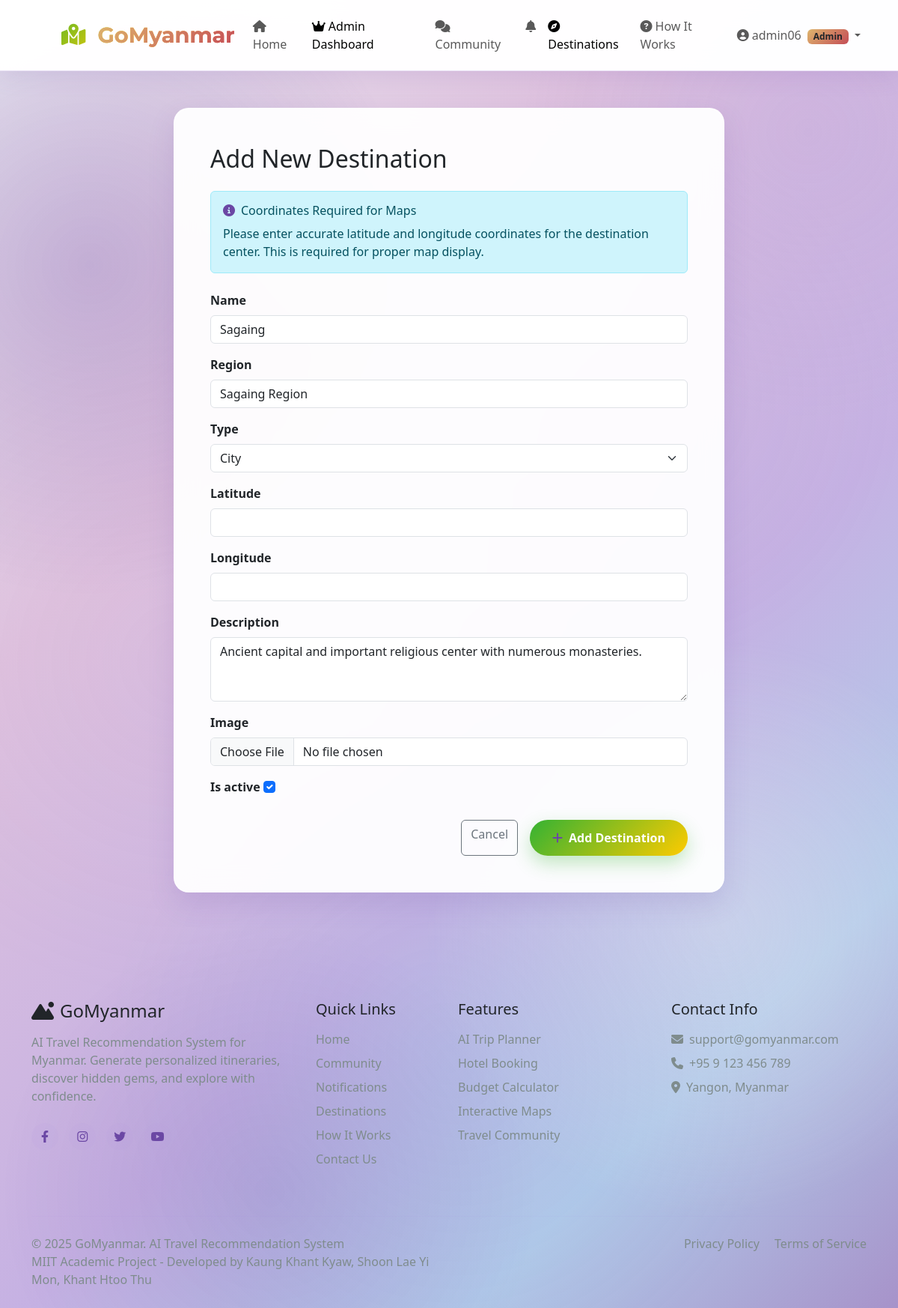
Before: /users/admin/destinations/133/edit/ (signed in) with the older database file.
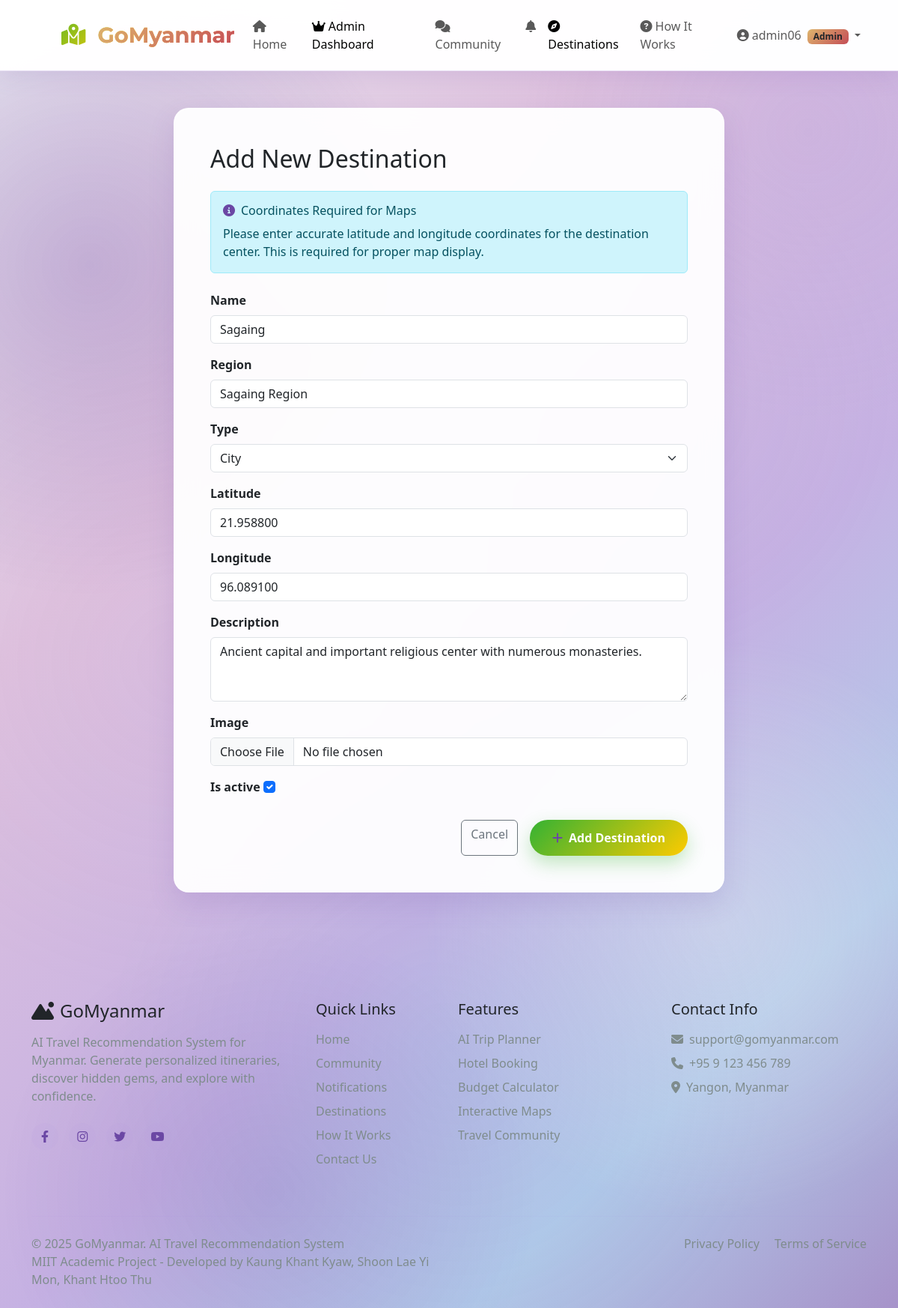
After: the same page with the newer database file.
### planner/models.py (models this page shows, shortened)
class Destination(models.Model):
    name = models.CharField(max_length=100)
    region = models.CharField(max_length=100)
    type = models.CharField(max_length=50, choices=[
        ('city', 'City'),
        ('town', 'Town'),
        ('attraction', 'Attraction'),
        ('state', 'State'),
        ('region', 'Region'),
        ('union_territory', 'Union Territory')
    ])
    latitude = models.DecimalField(max_digits=9, decimal_places=6, null=True, blank=True)
    longitude = models.DecimalField(max_digits=9, decimal_places=6, null=True, blank=True)
    description = models.TextField(blank=True)
    image = models.ImageField(upload_to='destinations/', blank=True, null=True)
    is_active = models.BooleanField(default=True)
    created_at = models.DateTimeField(auto_now_add=True)
    updated_at = models.DateTimeField(auto_now=True)
    default_airlines = models.ManyToManyField(Airline, blank=True,
        help_text="Default airlines for this destination")
    class Meta:
        ordering = ['name']

### users/views_admin.py (the view)
# urls.py: path('admin/destinations/<int:destination_id>/edit/', views_admin.admin_edit_destination, name='admin_edit_destination'),
@user_passes_test(is_admin)
def admin_edit_destination(request, destination_id):
    destination = get_object_or_404(Destination, id=destination_id)
    if request.method == 'POST':
        form = AdminEditDestinationForm(request.POST, request.FILES, instance=destination)
        if form.is_valid():
            form.save()
            messages.success(request, f'Destination "{destination.name}" updated successfully!')
            return redirect('users:admin_destinations')
        else:
            messages.error(request, 'Please correct the errors below.')
    else:
        form = AdminEditDestinationForm(instance=destination)
    context = {
        'form': form,
        'destination': destination,
        'title': f'Edit {destination.name}'
    }
    return render(request, 'users/admin_add_destination.html', context)

### users/forms_admin.py
class AdminEditDestinationForm(forms.ModelForm):
    class Meta:
        model = Destination
        fields = ['name', 'region', 'type', 'latitude', 'longitude', 'description', 'image', 'is_active']
        widgets = {
            'name': forms.TextInput(attrs={'class': 'form-control'}),
            'region': forms.TextInput(attrs={'class': 'form-control'}),
            'type': forms.Select(attrs={'class': 'form-select'}),
            'latitude': forms.NumberInput(attrs={
                'class': 'form-control',
                'step': '0.000001'
            }),
            'longitude': forms.NumberInput(attrs={
                'class': 'form-control',
                'step': '0.000001'
            }),
            'description': forms.Textarea(attrs={'class': 'form-control', 'rows': 3}),
            'image': forms.FileInput(attrs={'class': 'form-control'}),
            'is_active': forms.CheckboxInput(attrs={'class': 'form-check-input'}),
        }

### planner/context_processors.py (called while the page is built)
def leaflet_config(request):
    return {
        'LEAFLET_CONFIG': settings.LEAFLET_CONFIG,
        'USE_GOOGLE_MAPS': False,
        'MAP_PROVIDER': 'leaflet'
    }

### templates/users/admin_add_destination.html (shortened to what this page needs)
{% extends 'base.html' %}
{% block content %}
<div class="container py-5 mt-5">
    <div class="row justify-content-center">
        <div class="col-lg-8">
            <div class="card-glass p-5">
                <h2 class="mb-4">Add New Destination</h2>
                <form method="post" enctype="multipart/form-data">
                    <div class="alert alert-info mb-4">
                        <h6><i class="fas fa-info-circle me-2"></i>Coordinates Required for Maps</h6>
                        <p class="mb-0">Please enter accurate latitude and longitude coordinates for the destination center. This is required for proper map display.</p>
                    </div>
                    {% for field in form %}
                    <div class="mb-3">
                        <label class="form-label fw-bold">{{ field.label }}</label>
                        {{ field }}
                    </div>
                    {% endfor %}
                    <div class="d-grid gap-2 d-md-flex justify-content-md-end mt-4">
                        <a href="{% url 'users:admin_destinations' %}" class="btn btn-outline-secondary me-md-2">
                            Cancel
                        </a>
                        <button type="submit" class="btn btn-primary">
                            <i class="fas fa-plus me-2"></i>Add Destination
                        </button>
                    </div>
                </form>
            </div>
        </div>
    </div>
</div>
{% endblock %}

Changed rows visible on the page:
changed Destination "Sagaing": latitude (not shown) → "21.958800"; longitude (not shown) → "96.089100"
